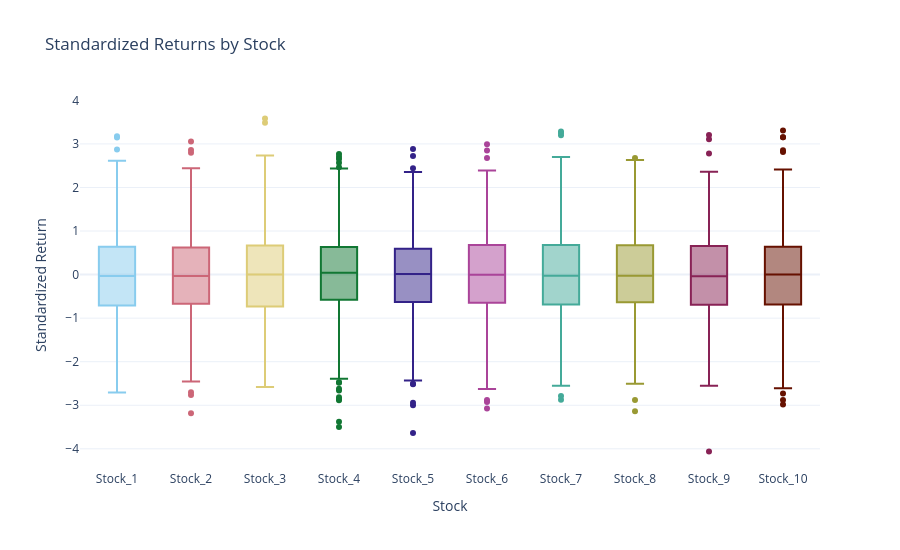

Notebook code for this chart:
### Code cell
standardized_df = pd.DataFrame(
    standardized_returns,
    columns=stock_names
)

standardized_plot_df = standardized_df.melt(
    var_name="Stock",
    value_name="Standardized Return"
)

fig = px.box(
    standardized_plot_df,
    x="Stock",
    y="Standardized Return",
    color="Stock",
    points="outliers",
    title="Standardized Returns by Stock",
    color_discrete_sequence=COLOR_SEQUENCE
)
fig.update_layout(height=550, showlegend=False)
fig.show()

### Figure 1 — Plotly figure (JSON) as saved in the notebook; plotly's stock layout.template omitted (floating-point values rounded to 4 significant figures; data arrays with more than 128 entries replaced by an {"elided": "..."} marker saying what was removed)
{"data": [{"alignmentgroup": "True", "boxpoints": "outliers", "hovertemplate": "Stock=%{x}<br>Standardized Return=%{y}<extra></extra>", "legendgroup": "Stock_1", "marker": {"color": "rgb(136, 204, 238)"}, "name": "Stock_1", "notched": false, "offsetgroup": "Stock_1", "orientation": "v", "showlegend": true, "type": "box", "x": {"elided": "499 str values"}, "x0": " ", "xaxis": "x", "y": {"elided": "499 float values"}, "y0": " ", "yaxis": "y"}, {"alignmentgroup": "True", "boxpoints": "outliers", "hovertemplate": "Stock=%{x}<br>Standardized Return=%{y}<extra></extra>", "legendgroup": "Stock_2", "marker": {"color": "rgb(204, 102, 119)"}, "name": "Stock_2", "notched": false, "offsetgroup": "Stock_2", "orientation": "v", "showlegend": true, "type": "box", "x": {"elided": "499 str values"}, "x0": " ", "xaxis": "x", "y": {"elided": "499 float values"}, "y0": " ", "yaxis": "y"}, {"alignmentgroup": "True", "boxpoints": "outliers", "hovertemplate": "Stock=%{x}<br>Standardized Return=%{y}<extra></extra>", "legendgroup": "Stock_3", "marker": {"color": "rgb(221, 204, 119)"}, "name": "Stock_3", "notched": false, "offsetgroup": "Stock_3", "orientation": "v", "showlegend": true, "type": "box", "x": {"elided": "499 str values"}, "x0": " ", "xaxis": "x", "y": {"elided": "499 float values"}, "y0": " ", "yaxis": "y"}, {"alignmentgroup": "True", "boxpoints": "outliers", "hovertemplate": "Stock=%{x}<br>Standardized Return=%{y}<extra></extra>", "legendgroup": "Stock_4", "marker": {"color": "rgb(17, 119, 51)"}, "name": "Stock_4", "notched": false, "offsetgroup": "Stock_4", "orientation": "v", "showlegend": true, "type": "box", "x": {"elided": "499 str values"}, "x0": " ", "xaxis": "x", "y": {"elided": "499 float values"}, "y0": " ", "yaxis": "y"}, {"alignmentgroup": "True", "boxpoints": "outliers", "hovertemplate": "Stock=%{x}<br>Standardized Return=%{y}<extra></extra>", "legendgroup": "Stock_5", "marker": {"color": "rgb(51, 34, 136)"}, "name": "Stock_5", "notched": false, "offsetgroup": "Stock_5", "orientation": "v", "showlegend": true, "type": "box", "x": {"elided": "499 str values"}, "x0": " ", "xaxis": "x", "y": {"elided": "499 float values"}, "y0": " ", "yaxis": "y"}, {"alignmentgroup": "True", "boxpoints": "outliers", "hovertemplate": "Stock=%{x}<br>Standardized Return=%{y}<extra></extra>", "legendgroup": "Stock_6", "marker": {"color": "rgb(170, 68, 153)"}, "name": "Stock_6", "notched": false, "offsetgroup": "Stock_6", "orientation": "v", "showlegend": true, "type": "box", "x": {"elided": "499 str values"}, "x0": " ", "xaxis": "x", "y": {"elided": "499 float values"}, "y0": " ", "yaxis": "y"}, {"alignmentgroup": "True", "boxpoints": "outliers", "hovertemplate": "Stock=%{x}<br>Standardized Return=%{y}<extra></extra>", "legendgroup": "Stock_7", "marker": {"color": "rgb(68, 170, 153)"}, "name": "Stock_7", "notched": false, "offsetgroup": "Stock_7", "orientation": "v", "showlegend": true, "type": "box", "x": {"elided": "499 str values"}, "x0": " ", "xaxis": "x", "y": {"elided": "499 float values"}, "y0": " ", "yaxis": "y"}, {"alignmentgroup": "True", "boxpoints": "outliers", "hovertemplate": "Stock=%{x}<br>Standardized Return=%{y}<extra></extra>", "legendgroup": "Stock_8", "marker": {"color": "rgb(153, 153, 51)"}, "name": "Stock_8", "notched": false, "offsetgroup": "Stock_8", "orientation": "v", "showlegend": true, "type": "box", "x": {"elided": "499 str values"}, "x0": " ", "xaxis": "x", "y": {"elided": "499 float values"}, "y0": " ", "yaxis": "y"}, {"alignmentgroup": "True", "boxpoints": "outliers", "hovertemplate": "Stock=%{x}<br>Standardized Return=%{y}<extra></extra>", "legendgroup": "Stock_9", "marker": {"color": "rgb(136, 34, 85)"}, "name": "Stock_9", "notched": false, "offsetgroup": "Stock_9", "orientation": "v", "showlegend": true, "type": "box", "x": {"elided": "499 str values"}, "x0": " ", "xaxis": "x", "y": {"elided": "499 float values"}, "y0": " ", "yaxis": "y"}, {"alignmentgroup": "True", "boxpoints": "outliers", "hovertemplate": "Stock=%{x}<br>Standardized Return=%{y}<extra></extra>", "legendgroup": "Stock_10", "marker": {"color": "rgb(102, 17, 0)"}, "name": "Stock_10", "notched": false, "offsetgroup": "Stock_10", "orientation": "v", "showlegend": true, "type": "box", "x": {"elided": "499 str values"}, "x0": " ", "xaxis": "x", "y": {"elided": "499 float values"}, "y0": " ", "yaxis": "y"}], "layout": {"boxmode": "overlay", "height": 550, "legend": {"title": {"text": "Stock"}, "tracegroupgap": 0}, "showlegend": false, "title": {"text": "Standardized Returns by Stock"}, "xaxis": {"anchor": "y", "categoryarray": ["Stock_1", "Stock_2", "Stock_3", "Stock_4", "Stock_5", "Stock_6", "Stock_7", "Stock_8", "Stock_9", "Stock_10"], "categoryorder": "array", "domain": [0, 1], "title": {"text": "Stock"}}, "yaxis": {"anchor": "x", "domain": [0, 1], "title": {"text": "Standardized Return"}}}}
